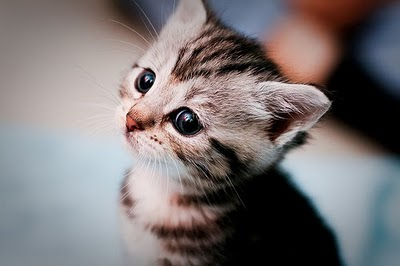
#> input picture assignment5/notebook_images/kitten.jpg, 400 x 266 px
$ jupyter execute --allow-errors ConvolutionalNetworks.ipynb   (shell and % lines are left out)
#> lines starting #> are read from the running program, lines starting #| are printed output that depends on the picture
### assignment5/neuralnet/data_utils.py
from __future__ import print_function

from builtins import range
from six.moves import cPickle as pickle
import numpy as np
import os
from imageio import imread
import platform

# [7 lines left out: function load_pickle, not called in this run]

def load_CIFAR_batch(filename):
    """ load single batch of cifar """
    with open(filename, 'rb') as f:
        datadict = load_pickle(f)
        X = datadict['data']
        Y = datadict['labels']
        X = X.reshape(10000, 3, 32, 32).transpose(0,2,3,1).astype("float")
        Y = np.array(Y)
        return X, Y

def load_CIFAR10(ROOT):
    """ load all of cifar """
#> called with ROOT = 'neuralnet/datasets/cifar-10-batches-py'
    xs = []
    ys = []
    for b in range(1,6):
        f = os.path.join(ROOT, 'data_batch_%d' % (b, ))
        X, Y = load_CIFAR_batch(f)
        xs.append(X)
        ys.append(Y)
    Xtr = np.concatenate(xs)
    Ytr = np.concatenate(ys)
    del X, Y
    Xte, Yte = load_CIFAR_batch(os.path.join(ROOT, 'test_batch'))
    return Xtr, Ytr, Xte, Yte


def get_CIFAR10_data(num_training=49000, num_validation=1000, num_test=1000,
                     subtract_mean=True):
    """
    Load the CIFAR-10 dataset from disk and perform preprocessing to prepare
    it for classifiers. These are the same steps as we used for the SVM, but
    condensed to a single function.
    """
    # Load the raw CIFAR-10 data
    cifar10_dir = 'neuralnet/datasets/cifar-10-batches-py'
    X_train, y_train, X_test, y_test = load_CIFAR10(cifar10_dir)

    # Subsample the data
    mask = list(range(num_training, num_training + num_validation))
    X_val = X_train[mask]
    y_val = y_train[mask]
    mask = list(range(num_training))
    X_train = X_train[mask]
    y_train = y_train[mask]
    mask = list(range(num_test))
    X_test = X_test[mask]
    y_test = y_test[mask]

    # Normalize the data: subtract the mean image
    if subtract_mean:
        mean_image = np.mean(X_train, axis=0)
        X_train -= mean_image
        X_val -= mean_image
        X_test -= mean_image

    # Transpose so that channels come first
    X_train = X_train.transpose(0, 3, 1, 2).copy()
    X_val = X_val.transpose(0, 3, 1, 2).copy()
    X_test = X_test.transpose(0, 3, 1, 2).copy()

    # Package data into a dictionary
    return {
      'X_train': X_train, 'y_train': y_train,
      'X_val': X_val, 'y_val': y_val,
      'X_test': X_test, 'y_test': y_test,
    }


# [177 lines left out: functions load_tiny_imagenet, load_models, load_imagenet_val, not called in this run]

### assignment5/neuralnet/layers.py
from builtins import range
import numpy as np


# [542 lines left out: functions affine_forward, affine_backward, relu_forward, relu_backward, batchnorm_forward, batchnorm_backward and 5 more, not called in this run]


def conv_forward_naive(x, w, b, conv_param):
    """
    A naive implementation of the forward pass for a convolutional layer.

    The input consists of N data points, each with C channels, height H and
    width W. We convolve each input with F different filters, where each filter
    spans all C channels and has height HH and width WW.

    Input:
    - x: Input data of shape (N, C, H, W)
    - w: Filter weights of shape (F, C, HH, WW)
    - b: Biases, of shape (F,)
    - conv_param: A dictionary with the following keys:
      - 'stride': The number of pixels between adjacent receptive fields in the
        horizontal and vertical directions.
      - 'pad': The number of pixels that will be used to zero-pad the input.


    During padding, 'pad' zeros should be placed symmetrically (i.e equally on both sides)
    along the height and width axes of the input. Be careful not to modfiy the original
    input x directly.

    Returns a tuple of:
    - out: Output data, of shape (N, F, H', W') where H' and W' are given by
      H' = 1 + (H + 2 * pad - HH) / stride
      W' = 1 + (W + 2 * pad - WW) / stride
    - cache: (x, w, b, conv_param)
    """
    out = None
    ###########################################################################
    # TODO: Implement the convolutional forward pass.                         #
    # Hint: you can use the function np.pad for padding.                      #
    ###########################################################################
    # *****START OF YOUR CODE (DO NOT DELETE/MODIFY THIS LINE)*****
    stride = conv_param['stride']
    pad = conv_param['pad']
    N,C,H,W = x.shape
    F,C,HH,WW = w.shape
    H_n = int(1 + (H + 2 * pad - HH) / stride)
    W_n = int(1 + (W + 2 * pad - WW) / stride)
    X_pad = np.pad(x,((0,0),(0,0),(pad,pad),(pad,pad)),'constant', constant_values=0)
    out = np.zeros((N,F,H_n,W_n))
    for i in range(N):
        for j in range(H_n):
            for k in range(W_n):
                for f in range(F):
                    X_i = X_pad[i]
                    inp_con = X_i[:,j*stride:j*stride+HH,k*stride:k*stride+WW]
                    out_con = (inp_con*w[f,:,:,:]).sum() + b[f]
                    out[i,f,j,k] = out_con
    pass

    # *****END OF YOUR CODE (DO NOT DELETE/MODIFY THIS LINE)*****
    ###########################################################################
    #                             END OF YOUR CODE                            #
    ###########################################################################
    cache = (x, w, b, conv_param)
    return out, cache


# [392 lines left out: functions conv_backward_naive, max_pool_forward_naive, max_pool_backward_naive, spatial_batchnorm_forward, spatial_batchnorm_backward, spatial_groupnorm_forward and 3 more, not called in this run]

### assignment6/neuralnet/classifiers/cnn.py
from builtins import object
import numpy as np

from neuralnet.layers import *
from neuralnet.fast_layers import *
from neuralnet.layer_utils import *


class ThreeLayerConvNet(object):
    """
    A three-layer convolutional network with the following architecture:

    conv - relu - 2x2 max pool - affine - relu - affine - softmax

    The network operates on minibatches of data that have shape (N, C, H, W)
    consisting of N images, each with height H and width W and with C input
    channels.
    """

    def __init__(self, input_dim=(3, 32, 32), num_filters=32, filter_size=7,
                 hidden_dim=100, num_classes=10, weight_scale=1e-3, reg=0.0,
                 dtype=np.float32):
        """
        Initialize a new network.

        Inputs:
        - input_dim: Tuple (C, H, W) giving size of input data
        - num_filters: Number of filters to use in the convolutional layer
        - filter_size: Width/height of filters to use in the convolutional layer
        - hidden_dim: Number of units to use in the fully-connected hidden layer
        - num_classes: Number of scores to produce from the final affine layer.
        - weight_scale: Scalar giving standard deviation for random initialization
          of weights.
        - reg: Scalar giving L2 regularization strength
        - dtype: numpy datatype to use for computation.
        """
        self.params = {}
        self.reg = reg
        self.dtype = dtype

        ############################################################################
        # TODO: Initialize weights and biases for the three-layer convolutional    #
        # network. Weights should be initialized from a Gaussian centered at 0.0   #
        # with standard deviation equal to weight_scale; biases should be          #
        # initialized to zero. All weights and biases should be stored in the      #
        #  dictionary self.params. Store weights and biases for the convolutional  #
        # layer using the keys 'W1' and 'b1'; use keys 'W2' and 'b2' for the       #
        # weights and biases of the hidden affine layer, and keys 'W3' and 'b3'    #
        # for the weights and biases of the output affine layer.                   #
        #                                                                          #
        # IMPORTANT: For this assignment, you can assume that the padding          #
        # and stride of the first convolutional layer are chosen so that           #
        # **the width and height of the input are preserved**. Take a look at      #
        # the start of the loss() function to see how that happens.                #
        ############################################################################
        # *****START OF YOUR CODE (DO NOT DELETE/MODIFY THIS LINE)*****
        C, H, W = input_dim
        self.params['W1'] = weight_scale * np.random.randn(num_filters, C, filter_size, filter_size)
        self.params['b1'] = np.zeros(num_filters)
        self.params['W2'] = weight_scale * np.random.randn(num_filters * H * W // 4, hidden_dim)
        self.params['b2'] = np.zeros(hidden_dim)
        self.params['W3'] = weight_scale * np.random.randn(hidden_dim, num_classes)
        self.params['b3'] = np.zeros(num_classes)
        pass
        # *****END OF YOUR CODE (DO NOT DELETE/MODIFY THIS LINE)*****
        ############################################################################
        #                             END OF YOUR CODE                             #
        ############################################################################

        for k, v in self.params.items():
            self.params[k] = v.astype(dtype)


    # [70 lines left out: function loss, not called in this run]

### assignment5/ConvolutionalNetworks.ipynb
# Convolutional Networks

[cell 1]
# As usual, a bit of setup
import numpy as np
import matplotlib.pyplot as plt
from neuralnet.classifiers.cnn import *
from neuralnet.data_utils import get_CIFAR10_data
from neuralnet.gradient_check import eval_numerical_gradient_array, eval_numerical_gradient
from neuralnet.layers import *
from neuralnet.fast_layers import *
from neuralnet.solver import Solver
from neuralnet.fast_layers import conv_forward_fast, conv_backward_fast
from neuralnet.fast_layers import max_pool_forward_fast, max_pool_backward_fast
#> (the rest of this cell did not finish here and is left out)

#> (a cell that did not finish here is left out)

# Aside: Image processing via convolutions

As fun way to both check your implementation and gain a better understanding of the type of operation that convolutional layers can perform, we will set up an input containing two images and manually set up filters that perform common image processing operations (grayscale conversion and edge detection). The convolution forward pass will apply these operations to each of the input images. We can then visualize the results as a sanity check.

[cell 3]
from imageio import imread
from PIL import Image

kitten = imread('notebook_images/kitten.jpg')
#> kitten is the input picture: shape (266, 400, 3); mean R, G, B 122.7, 116.5, 117.5
puppy = imread('notebook_images/puppy.jpg')
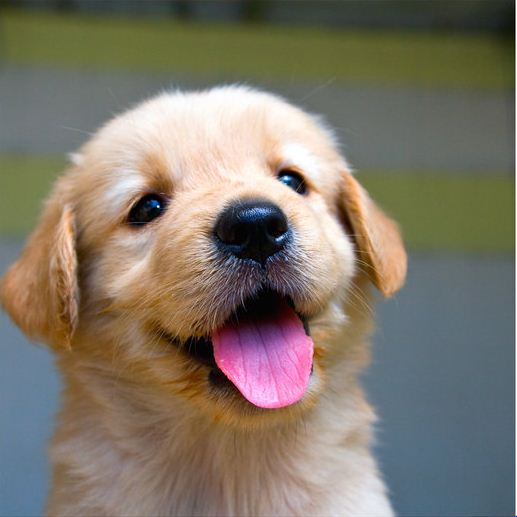
#> input picture assignment5/notebook_images/puppy.jpg, 517 x 517 px
#> puppy is the input picture: shape (517, 517, 3); mean R, G, B 128.1, 119.4, 106
# kitten is wide, and puppy is already square
d = kitten.shape[1] - kitten.shape[0]
#> d = 134
kitten_cropped = kitten[:, d//2:-d//2, :]
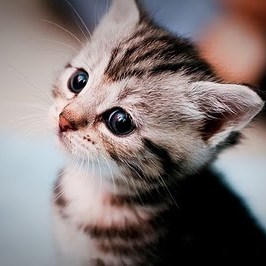
#> kitten_cropped: shape (266, 266, 3); mean R, G, B 128.7, 117.5, 116.5

img_size = 200   # Make this smaller if it runs too slow
resized_puppy = np.array(Image.fromarray(puppy).resize((img_size, img_size)))
resized_kitten = np.array(Image.fromarray(kitten_cropped).resize((img_size, img_size)))
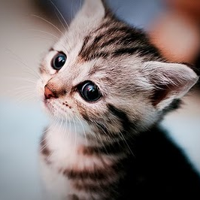
#> resized_kitten: shape (200, 200, 3); mean R, G, B 128.7, 117.5, 116.5
x = np.zeros((2, 3, img_size, img_size))
x[0, :, :, :] = resized_puppy.transpose((2, 0, 1))
x[1, :, :, :] = resized_kitten.transpose((2, 0, 1))

# Set up a convolutional weights holding 2 filters, each 3x3
w = np.zeros((2, 3, 3, 3))

# The first filter converts the image to grayscale.
# Set up the red, green, and blue channels of the filter.
w[0, 0, :, :] = [[0, 0, 0], [0, 0.3, 0], [0, 0, 0]]
w[0, 1, :, :] = [[0, 0, 0], [0, 0.6, 0], [0, 0, 0]]
w[0, 2, :, :] = [[0, 0, 0], [0, 0.1, 0], [0, 0, 0]]

# Second filter detects horizontal edges in the blue channel.
w[1, 2, :, :] = [[1, 2, 1], [0, 0, 0], [-1, -2, -1]]

# Vector of biases. We don't need any bias for the grayscale
# filter, but for the edge detection filter we want to add 128
# to each output so that nothing is negative.
b = np.array([0, 128])

# Compute the result of convolving each input in x with each filter in w,
# offsetting by b, and storing the results in out.
out, _ = conv_forward_naive(x, w, b, {'stride': 1, 'pad': 1})

def imshow_no_ax(img, normalize=True):
    """ Tiny helper to show images as uint8 and remove axis labels """
    if normalize:
        img_max, img_min = np.max(img), np.min(img)
        img = 255.0 * (img - img_min) / (img_max - img_min)
    plt.imshow(img.astype('uint8'))
    plt.gca().axis('off')

# Show the original images and the results of the conv operation
plt.subplot(2, 3, 1)
imshow_no_ax(puppy, normalize=False)
plt.title('Original image')
plt.subplot(2, 3, 2)
imshow_no_ax(out[0, 0])
plt.title('Grayscale')
plt.subplot(2, 3, 3)
imshow_no_ax(out[0, 1])
plt.title('Edges')
plt.subplot(2, 3, 4)
imshow_no_ax(kitten_cropped, normalize=False)
plt.subplot(2, 3, 5)
imshow_no_ax(out[1, 0])
plt.subplot(2, 3, 6)
imshow_no_ax(out[1, 1])
plt.show()
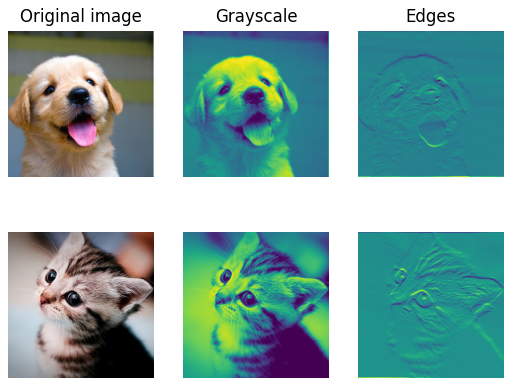
#> figure drawn by matplotlib, 6 panels

# Three-layer ConvNet
Now that you have implemented all the necessary layers, we can put them together into a simple convolutional network.

Open the file `neuralnet/classifiers/cnn.py` and complete the implementation of the `ThreeLayerConvNet` class.

## Overfit small data
A nice trick is to train your model with just a few training samples. You should be able to overfit small datasets, which will result in very high training accuracy and comparatively low validation accuracy.

[cell 4]
np.random.seed(231)

num_train = 100
#> (the rest of this cell did not finish here and is left out)

Plotting the loss, training accuracy, and validation accuracy should show clear overfitting:

[cell 5]
plt.subplot(2, 1, 1)
#> (the rest of this cell did not finish here and is left out)

## Train the net
By training the three-layer convolutional network for one epoch, you should achieve greater than 40% accuracy on the training set:

[cell 6]
model = ThreeLayerConvNet(weight_scale=0.001, hidden_dim=300, reg=0.001)

#> (the rest of this cell did not finish here and is left out)

[cell 7]
plt.subplot(2, 1, 1)
#> (the rest of this cell did not finish here and is left out)

### Saving the model

[cell 8]
from neuralnet.save_load import SaveLoad
WORKING_DIR = "/mnt/Alice/ISI/SEM3/NNA/Assignments/assignment5/"
path_to_saved_solver = WORKING_DIR + 'solver.pkl'
#> (the rest of this cell did not finish here and is left out)

[cell 9]
from sklearn.metrics import confusion_matrix

#> (the rest of this cell did not finish here and is left out)

## Visualize Filters
You can visualize the first-layer convolutional filters from the trained network by running the following:

[cell 10]
from neuralnet.vis_utils import visualize_grid

#> (the rest of this cell did not finish here and is left out)
